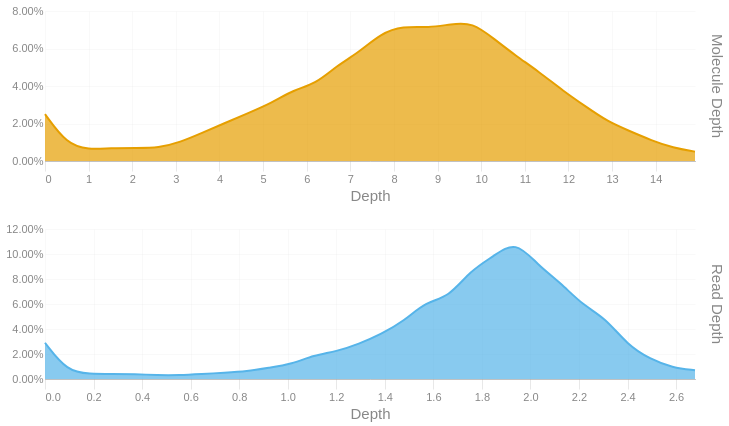

The cell this chart's notebook holds for it:
### Code cell
readdep = depth_hist(tb['Read Depth'], q99, 3)
readdep = readdep.with_columns(pl.lit('Read Depth').alias('Metric'))
if not SKIPLR:
    moldep = depth_hist(tb['Molecule Depth'], mol_q99, 1)
    moldep = moldep.with_columns(pl.lit('Molecule Depth').alias('Metric'))
    _hist = pl.concat([readdep, moldep])
    _hist = _hist.filter(pl.col('Proportion') != 0)
    with SafeRender(_hist):
        (
            alt.Chart(_hist)        
            .mark_area(interpolate = "basis")
            .encode(
                x=alt.X('Bin:Q').scale(domainMin=0).axis(alt.Axis(title='Depth')),
                y = alt.Y('Proportion:Q', title = None).axis(format = '.2%'),
                color = alt.Color('Metric:N').legend(None),
                row = alt.Row("Metric:N").header(title = None, labelOrient = 'right'),
                tooltip = [
                    alt.Tooltip("Metric:N", title = "Metric"),
                    alt.Tooltip('Interval:N', title = "Depth Interval"),
                    alt.Tooltip('Proportion:Q', title = "% Alignments").format('.2%')
                ]
            )
            .resolve_scale(x='independent', y='independent')
            .properties(
                height = 150, width = 650,
                usermeta={'embedOptions': {'downloadFileName': f'{samplename}.depth.hist'}}
            )
        ).display()
else:
    readdep = readdep.filter(pl.col('Proportion') != 0)
    with SafeRender(readdep):
        (
            alt.Chart(readdep)        
            .mark_area(interpolate = "basis")
            .encode(
                x=alt.X('Bin:Q').scale(domainMin=0).axis(alt.Axis(title='Depth')),
                y = alt.Y('Proportion:Q', title = None).axis(format = '.2%'),
                tooltip = [
                    alt.Tooltip('Interval:N', title = "Depth Interval"),
                    alt.Tooltip('Proportion:Q', title = "% Alignments").format('.2%')
                ]
            )
            .properties(
                usermeta={'embedOptions': {'downloadFileName': f'{samplename}.depth.hist'}}
            )
        ).display()

### Figure 1 — Vega-Lite specification as saved in the notebook (floating-point values rounded to 4 significant figures)
{"width": 650, "height": 150, "config": {"title": {"anchor": "start", "dy": -15, "fontSize": 18, "color": "#888888", "subtitleColor": "#888888", "subtitleFontSize": 14}, "arc": {"fill": "#0072B2"}, "axis": {"domainColor": "#888888", "domainWidth": 0.5, "gridWidth": 0.2, "grid": false, "titleFontWeight": 400, "titleFontSize": 15, "labelFontSize": 11, "labelColor": "#888888", "tickColor": "#888888", "tickWidth": 0.2, "titleColor": "#888888"}, "axisBand": {"grid": false}, "axisX": {"grid": true, "tickSize": 10, "domainCap": "round"}, "axisY": {"domain": false, "grid": true, "tickSize": 0, "domainCap": "round"}, "background": "transparent", "header": {"labelFontSize": 15, "labelColor": "#888888", "titleFontSize": 15, "titleFontWeight": 600, "titleColor": "#888888"}, "legend": {"labelFont": "sans-serif", "labelFontSize": 12, "labelColor": "#888888", "symbolSize": 100, "symbolType": "circle", "titleFontSize": 12, "titlePadding": 10, "titleColor": "#888888", "title": null}, "range": {"category": ["#E69F00", "#56B4E9", "#009E73", "#F0E442", "#0072B2", "#D55E00", "#CC79A7", "#000000"], "diverging": ["#cfe8f3", "#a2d4ec", "#73bfe2", "#46abdb", "#1696d2", "#12719e"]}, "area": {"fill": "#0072B2", "fillOpacity": 0.7, "line": true, "strokeOpacity": 0.7}, "line": {"color": "#0072B2", "stroke": "#0072B2", "strokeWidth": 2}, "trail": {"color": "#0072B2", "stroke": "#0072B2", "strokeWidth": 0, "size": 1}, "point": {"filled": true, "fillOpacity": 1.0, "size": 95}, "text": {"color": "#888888", "fontSize": 11, "align": "right", "fontWeight": 400, "size": 11}, "bar": {"fill": "#0072B2", "stroke": null}, "view": {"stroke": null, "continuousWidth": 660, "continuousHeight": 400}}, "data": {"name": "data-b3a89a6db08f65ea085cf98d53d0c68f"}, "mark": {"type": "area", "interpolate": "basis"}, "encoding": {"color": {"field": "Metric", "legend": null, "type": "nominal"}, "row": {"field": "Metric", "header": {"title": null, "labelOrient": "right"}, "type": "nominal"}, "tooltip": [{"field": "Metric", "title": "Metric", "type": "nominal"}, {"field": "Interval", "title": "Depth Interval", "type": "nominal"}, {"field": "Proportion", "format": ".2%", "title": "% Alignments", "type": "quantitative"}], "x": {"axis": {"title": "Depth"}, "field": "Bin", "scale": {"domainMin": 0}, "type": "quantitative"}, "y": {"axis": {"format": ".2%"}, "field": "Proportion", "title": null, "type": "quantitative"}}, "resolve": {"scale": {"x": "independent", "y": "independent"}}, "usermeta": {"embedOptions": {"downloadFileName": "S1_Tusket_014.depth.hist"}}, "$schema": "https://vega.github.io/schema/vega-lite/v6.1.0.json", "datasets": {"data-b3a89a6db08f65ea085cf98d53d0c68f": [{"Bin": 0.0, "Interval": "0.0-0.092", "Proportion": 0.029, "Metric": "Read Depth"}, {"Bin": 0.092, "Interval": "0.092-0.185", "Proportion": 0.006, "Metric": "Read Depth"}, {"Bin": 0.185, "Interval": "0.185-0.277", "Proportion": 0.004, "Metric": "Read Depth"}, {"Bin": 0.277, "Interval": "0.277-0.369", "Proportion": 0.004, "Metric": "Read Depth"}, {"Bin": 0.369, "Interval": "0.369-0.462", "Proportion": 0.004, "Metric": "Read Depth"}, {"Bin": 0.462, "Interval": "0.462-0.554", "Proportion": 0.003, "Metric": "Read Depth"}, {"Bin": 0.554, "Interval": "0.554-0.646", "Proportion": 0.003, "Metric": "Read Depth"}, {"Bin": 0.646, "Interval": "0.646-0.739", "Proportion": 0.004, "Metric": "Read Depth"}, {"Bin": 0.739, "Interval": "0.739-0.831", "Proportion": 0.005, "Metric": "Read Depth"}, {"Bin": 0.831, "Interval": "0.831-0.923", "Proportion": 0.006, "Metric": "Read Depth"}, {"Bin": 0.923, "Interval": "0.923-1.016", "Proportion": 0.009, "Metric": "Read Depth"}, {"Bin": 1.016, "Interval": "1.016-1.108", "Proportion": 0.012, "Metric": "Read Depth"}, {"Bin": 1.108, "Interval": "1.108-1.2", "Proportion": 0.019, "Metric": "Read Depth"}, {"Bin": 1.2, "Interval": "1.2-1.293", "Proportion": 0.022, "Metric": "Read Depth"}, {"Bin": 1.293, "Interval": "1.293-1.385", "Proportion": 0.028, "Metric": "Read Depth"}, {"Bin": 1.385, "Interval": "1.385-1.477", "Proportion": 0.036, "Metric": "Read Depth"}, {"Bin": 1.477, "Interval": "1.477-1.57", "Proportion": 0.046, "Metric": "Read Depth"}, {"Bin": 1.57, "Interval": "1.57-1.662", "Proportion": 0.062, "Metric": "Read Depth"}, {"Bin": 1.662, "Interval": "1.662-1.754", "Proportion": 0.065, "Metric": "Read Depth"}, {"Bin": 1.754, "Interval": "1.754-1.847", "Proportion": 0.087, "Metric": "Read Depth"}, {"Bin": 1.847, "Interval": "1.847-1.939", "Proportion": 0.098, "Metric": "Read Depth"}, {"Bin": 1.939, "Interval": "1.939-2.031", "Proportion": 0.111, "Metric": "Read Depth"}, {"Bin": 2.031, "Interval": "2.031-2.124", "Proportion": 0.091, "Metric": "Read Depth"}, {"Bin": 2.124, "Interval": "2.124-2.216", "Proportion": 0.077, "Metric": "Read Depth"}, {"Bin": 2.216, "Interval": "2.216-2.308", "Proportion": 0.059, "Metric": "Read Depth"}, {"Bin": 2.308, "Interval": "2.308-2.401", "Proportion": 0.049, "Metric": "Read Depth"}, {"Bin": 2.401, "Interval": "2.401-2.493", "Proportion": 0.027, "Metric": "Read Depth"}, {"Bin": 2.493, "Interval": "2.493-2.585", "Proportion": 0.016, "Metric": "Read Depth"}, {"Bin": 2.585, "Interval": "2.585-2.678", "Proportion": 0.009, "Metric": "Read Depth"}, {"Bin": 2.678, "Interval": "2.678-2.77", "Proportion": 0.007, "Metric": "Read Depth"}, {"Bin": 0.0, "Interval": "0.0-0.5", "Proportion": 0.025, "Metric": "Molecule Depth"}, {"Bin": 0.5, "Interval": "0.5-1.0", "Proportion": 0.009, "Metric": "Molecule Depth"}, {"Bin": 1.0, "Interval": "1.0-1.5", "Proportion": 0.006, "Metric": "Molecule Depth"}, {"Bin": 1.5, "Interval": "1.5-2.1", "Proportion": 0.007, "Metric": "Molecule Depth"}, {"Bin": 2.1, "Interval": "2.1-2.6", "Proportion": 0.007, "Metric": "Molecule Depth"}, {"Bin": 2.6, "Interval": "2.6-3.1", "Proportion": 0.007, "Metric": "Molecule Depth"}, {"Bin": 3.1, "Interval": "3.1-3.6", "Proportion": 0.01, "Metric": "Molecule Depth"}, {"Bin": 3.6, "Interval": "3.6-4.1", "Proportion": 0.015, "Metric": "Molecule Depth"}, {"Bin": 4.1, "Interval": "4.1-4.6", "Proportion": 0.02, "Metric": "Molecule Depth"}, {"Bin": 4.6, "Interval": "4.6-5.2", "Proportion": 0.025, "Metric": "Molecule Depth"}, {"Bin": 5.2, "Interval": "5.2-5.7", "Proportion": 0.031, "Metric": "Molecule Depth"}, {"Bin": 5.7, "Interval": "5.7-6.2", "Proportion": 0.038, "Metric": "Molecule Depth"}, {"Bin": 6.2, "Interval": "6.2-6.7", "Proportion": 0.041, "Metric": "Molecule Depth"}, {"Bin": 6.7, "Interval": "6.7-7.2", "Proportion": 0.051, "Metric": "Molecule Depth"}, {"Bin": 7.2, "Interval": "7.2-7.7", "Proportion": 0.058, "Metric": "Molecule Depth"}, {"Bin": 7.7, "Interval": "7.7-8.2", "Proportion": 0.068, "Metric": "Molecule Depth"}, {"Bin": 8.2, "Interval": "8.2-8.8", "Proportion": 0.072, "Metric": "Molecule Depth"}, {"Bin": 8.8, "Interval": "8.8-9.3", "Proportion": 0.071, "Metric": "Molecule Depth"}, {"Bin": 9.3, "Interval": "9.3-9.8", "Proportion": 0.073, "Metric": "Molecule Depth"}, {"Bin": 9.8, "Interval": "9.8-10.3", "Proportion": 0.074, "Metric": "Molecule Depth"}, {"Bin": 10.3, "Interval": "10.3-10.8", "Proportion": 0.065, "Metric": "Molecule Depth"}, {"Bin": 10.8, "Interval": "10.8-11.3", "Proportion": 0.056, "Metric": "Molecule Depth"}, {"Bin": 11.3, "Interval": "11.3-11.9", "Proportion": 0.048, "Metric": "Molecule Depth"}, {"Bin": 11.9, "Interval": "11.9-12.4", "Proportion": 0.037, "Metric": "Molecule Depth"}, {"Bin": 12.4, "Interval": "12.4-12.9", "Proportion": 0.029, "Metric": "Molecule Depth"}, {"Bin": 12.9, "Interval": "12.9-13.4", "Proportion": 0.021, "Metric": "Molecule Depth"}, {"Bin": 13.4, "Interval": "13.4-13.9", "Proportion": 0.016, "Metric": "Molecule Depth"}, {"Bin": 13.9, "Interval": "13.9-14.4", "Proportion": 0.011, "Metric": "Molecule Depth"}, {"Bin": 14.4, "Interval": "14.4-14.9", "Proportion": 0.007, "Metric": "Molecule Depth"}, {"Bin": 14.9, "Interval": "14.9-15.46", "Proportion": 0.005, "Metric": "Molecule Depth"}]}}
